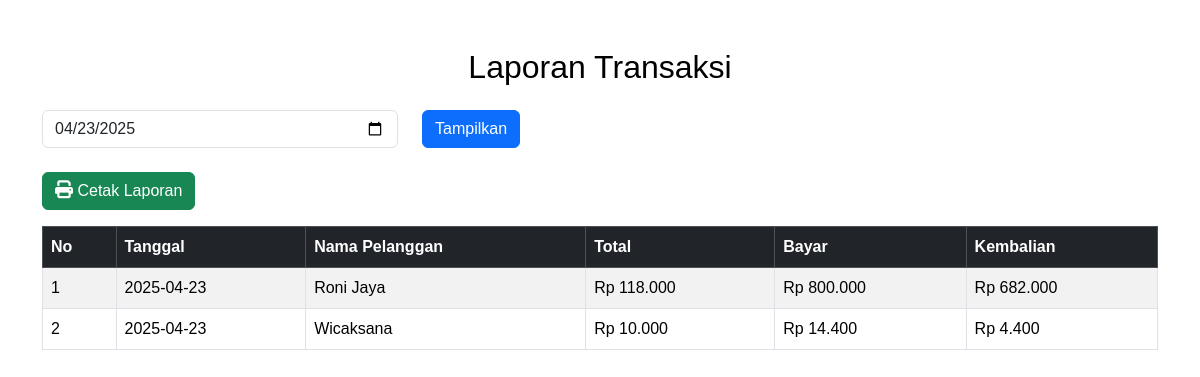
The page /kasir_laporan.php?tanggal=2025-04-23 on the database its author committed.
### tables this page shows
CREATE TABLE `transaksi` (
  `id_transaksi` int(11) NOT NULL,
  `id_pelanggan` int(11) NOT NULL,
  `total` int(11) NOT NULL,
  `bayar` int(11) NOT NULL,
  `kembalian` int(11) DEFAULT NULL,
  `tanggal_transaksi` date DEFAULT curdate(),
  `tanggal` date NOT NULL DEFAULT curdate()
);

CREATE TABLE `pelanggan` (
  `id_pelanggan` int(11) NOT NULL,
  `nama_pelanggan` varchar(100) NOT NULL,
  `jenis_kelamin` enum('Laki-laki','Perempuan') NOT NULL,
  `no_hp` varchar(15) NOT NULL,
  `alamat` text NOT NULL
);

### kasir_laporan.php (the view, shortened to what this page needs)
<?php
include 'config.php';
$tanggal = isset($_GET['tanggal']) ? $_GET['tanggal'] : date('Y-m-d');
$query = "SELECT t.id_transaksi, t.tanggal, pl.nama_pelanggan, t.total, t.bayar, t.kembalian
          FROM transaksi t
          JOIN pelanggan pl ON t.id_pelanggan = pl.id_pelanggan
          WHERE DATE(t.tanggal) = '$tanggal'
          ORDER BY t.tanggal DESC";
$result = $conn->query($query);
?>
<!DOCTYPE html>
<html lang="en">
<head>
    <link href="https://cdn.jsdelivr.net/npm/bootstrap@5.3.2/dist/css/bootstrap.min.css" rel="stylesheet">
    <link rel="stylesheet" href="https://cdnjs.cloudflare.com/ajax/libs/font-awesome/6.4.2/css/all.min.css">
    <link href="https://cdn.jsdelivr.net/npm/bootstrap@5.3.2/dist/css/bootstrap.min.css" rel="stylesheet">
</head>
<body>
    <div class="container my-5">
        <h2 class="text-center mb-4">Laporan Transaksi</h2>
        <form method="GET" class="row mb-4 no-print">
            <div class="col-md-4">
                <input type="date" name="tanggal" class="form-control" value="<?= $tanggal ?>" required>
            </div>
            <div class="col-md-2">
                <button type="submit" class="btn btn-primary">Tampilkan</button>
            </div>
        </form>
        <div class="mb-3 no-print">
            <button onclick="window.print()" class="btn btn-success">
                <i class="fas fa-print"></i> Cetak Laporan
            </button>
        </div>
        <table class="table table-bordered table-striped">
            <thead class="table-dark">
                <tr>
                    <th>No</th>
                    <th>Tanggal</th>
                    <th>Nama Pelanggan</th>
                    <th>Total</th>
                    <th>Bayar</th>
                    <th>Kembalian</th>
                </tr>
            </thead>
            <tbody>
                <?php
                if ($result->num_rows > 0) {
                    $no = 1;
                    while ($row = $result->fetch_assoc()) {
                        echo "<tr>
                            <td>{$no}</td>
                            <td>{$row['tanggal']}</td>
                            <td>{$row['nama_pelanggan']}</td>
                            <td>Rp " . number_format($row['total'], 0, ',', '.') . "</td>
                            <td>Rp " . number_format($row['bayar'], 0, ',', '.') . "</td>
                            <td>Rp " . number_format($row['kembalian'], 0, ',', '.') . "</td>
                        </tr>";
                        $no++;
                    }
                } else {
                    echo "<tr><td colspan='6' class='text-center'>Tidak ada transaksi di tanggal ini.</td></tr>";
                }
                ?>
            </tbody>
        </table>
    </div>
</body>
</html>

### kasir_laporan.php (style rules this page uses)
body { font-family: 'Poppins', sans-serif; margin: 0; padding: 0; background: #ffffff; color: #000; }
.btn i { font-size: 18px; }

### rows shown on the page
transaksi: tanggal "2025-04-23", pelanggan.nama_pelanggan "Roni Jaya", total "118.000", bayar "800.000", kembalian "682.000"
transaksi: tanggal "2025-04-23", pelanggan.nama_pelanggan "Wicaksana", total "10.000", bayar "14.400", kembalian "4.400"
